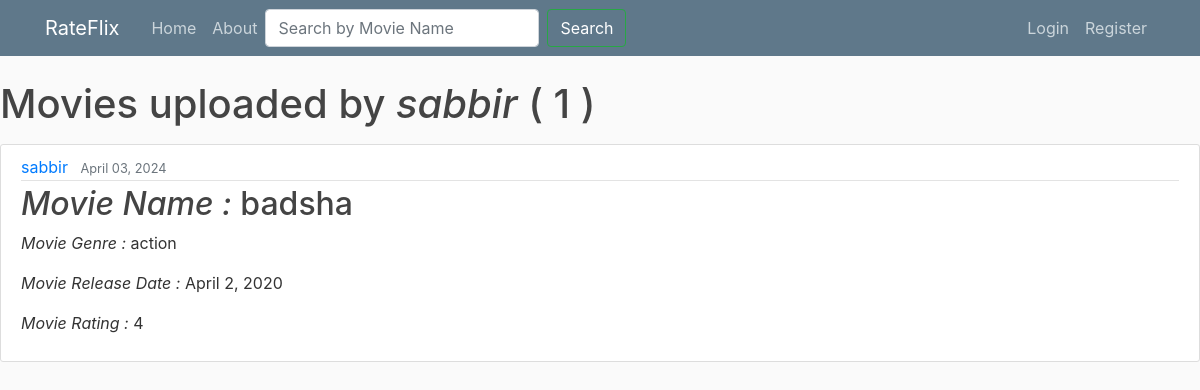
Page /user/sabbir on the earlier database version.
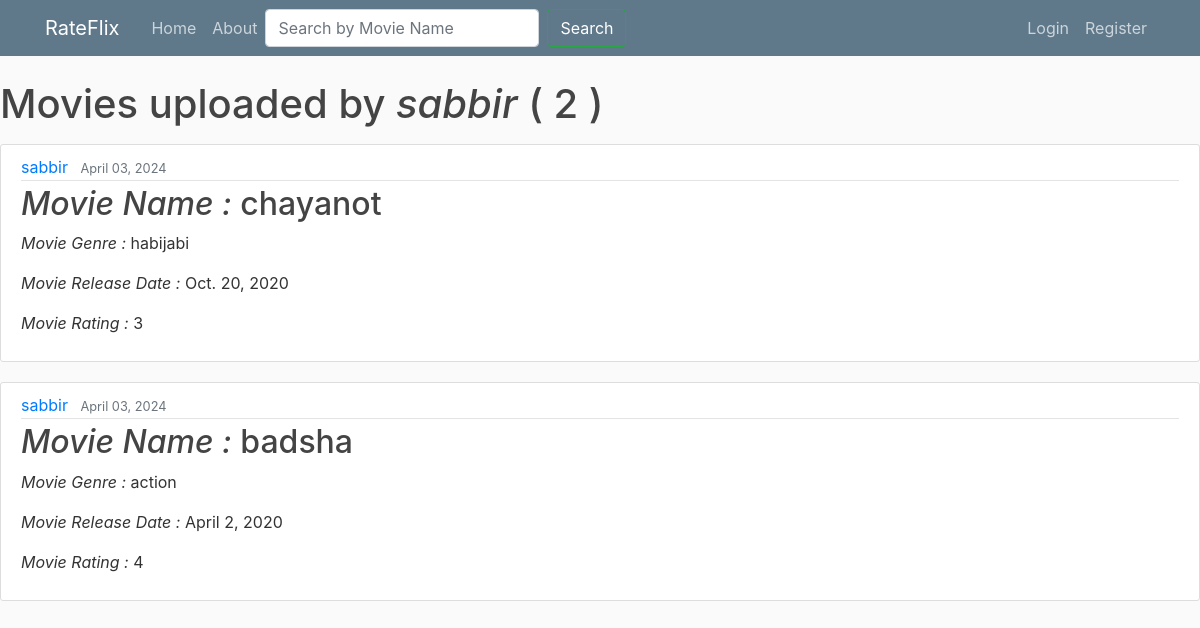
Same page on the later database version.
### movies/models.py (models this page shows, shortened)
class Movie(models.Model):
    name = models.CharField(max_length=100)
    genre = models.CharField(max_length=50)
    rating = models.CharField(max_length=5)
    release_date = models.DateField()
    date_posted = models.DateTimeField(default = timezone.now)
    author = models.ForeignKey(User, on_delete = models.CASCADE)

### movies/views.py (the view)
# urls.py: path('user/<str:username>', UserMovieListView.as_view(), name='user-movies'),
class UserMovieListView(ListView):
    model = Movie
    template_name = 'movies/user_movie_list.html'
    context_object_name = 'movies'
    paginate_by = 4
    def get_queryset(self):
        user = get_object_or_404(User, username=self.kwargs.get('username'))
        return Movie.objects.filter(author=user).order_by('-release_date')

### movies/templates/movies/user_movie_list.html (shortened to what this page needs)
{% extends "movies/base.html" %}
{% block content %}
<h1 class="mb-3">Movies uploaded by <i>{{view.kwargs.username }}</i> ( {{page_obj.paginator.count}} )</h1>
<div>
    {% for movie in movies %}
    <article class="media content-section">
        <div class="media-body" >
            <div class="article-metadata">
                <a class="mr-2" href="{% url 'user-movies' movie.author.username %}">{{ movie.author }}</a>
                <small class="text-muted">{{ movie.date_posted | date:"F d, Y" }}</small>
            </div>
            <h2><i>Movie Name : </i><a class="article-title" href="{% url 'movie-detail' movie.id %}">{{ movie.name }}</a></h2>
            <p class="article-content"> <i>Movie Genre : </i>{{ movie.genre }}</p>
            <p class="article-content"> <i>Movie Release Date : </i>{{ movie.release_date }}</p>
            <p class="article-content"> <i>Movie Rating : </i>{{ movie.rating }}</p>
        </div>
    </article>
{% endfor %}
</div>
{% endblock content %}

Differences in the rows shown:
added Movie: author "sabbir", date_posted "April 03, 2024", name "chayanot", genre "habijabi", release_date "Oct. 20, 2020", rating "3"
Other differences:
{{ page_obj.paginator.count }}: "1" → "2"
